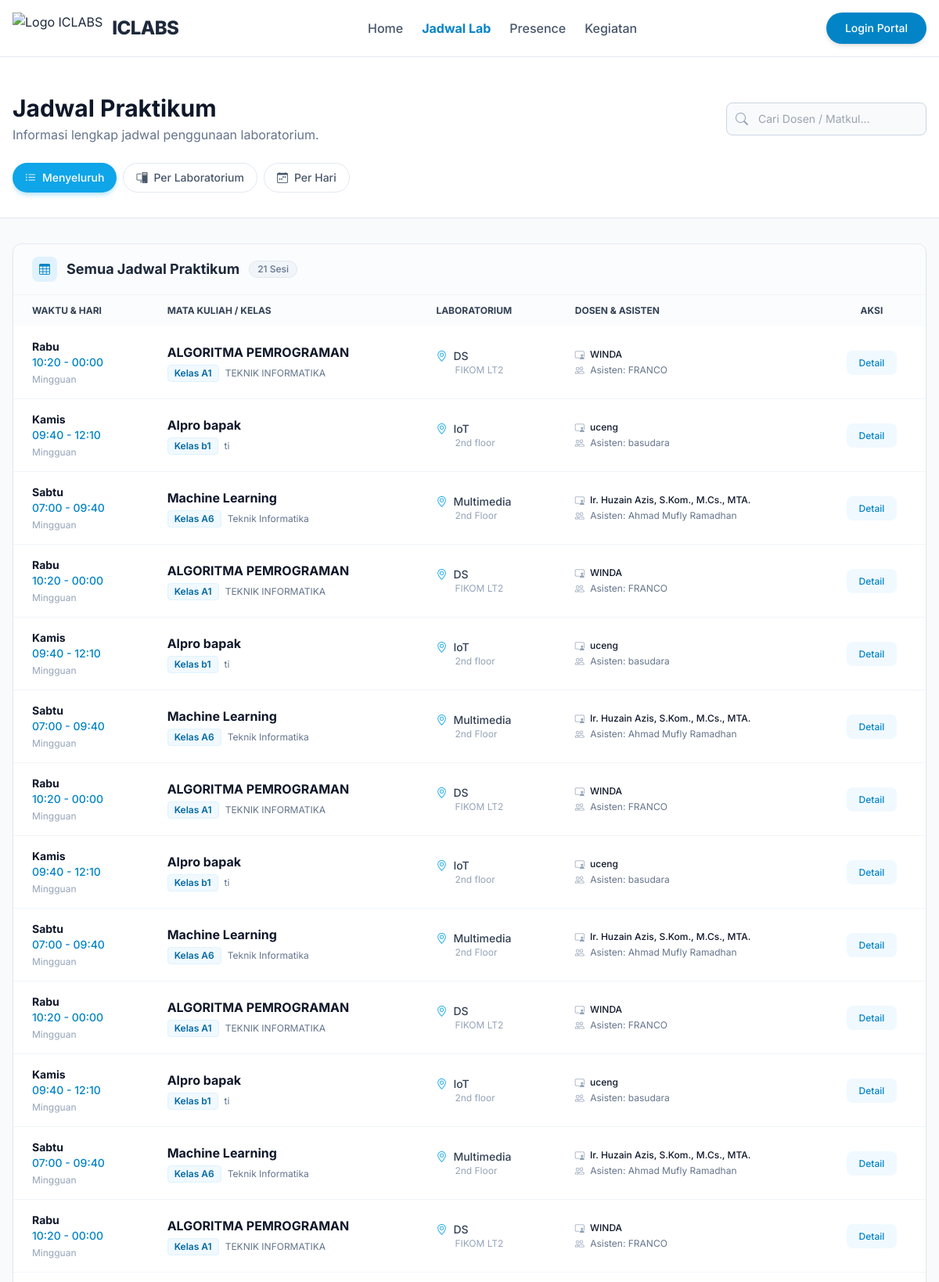
The page /public/schedule (upper part) on the database its author committed.
### tables this page shows
CREATE TABLE `schedule_sessions` (
  `id` int(11) NOT NULL AUTO_INCREMENT,
  `course_plan_id` int(11) NOT NULL,
  `meeting_number` int(11) NOT NULL,
  `session_date` date NOT NULL,
  `start_time` time NOT NULL,
  `end_time` time NOT NULL,
  `topic` varchar(255) DEFAULT NULL,
  `status` enum('scheduled','ongoing','completed','cancelled','rescheduled') DEFAULT 'scheduled',
  `is_replacement` tinyint(1) DEFAULT 0,
  PRIMARY KEY (`id`),
  KEY `course_plan_id` (`course_plan_id`),
  KEY `idx_session_date` (`session_date`),
  KEY `idx_session_time` (`start_time`,`end_time`),
  CONSTRAINT `schedule_sessions_ibfk_1` FOREIGN KEY (`course_plan_id`) REFERENCES `course_plans` (`id`) ON DELETE CASCADE
);

CREATE TABLE `course_plans` (
  `id` int(11) NOT NULL AUTO_INCREMENT,
  `laboratory_id` int(11) NOT NULL,
  `course_name` varchar(100) NOT NULL,
  `program_study` varchar(100) DEFAULT NULL,
  `semester` int(11) DEFAULT NULL,
  `class_code` varchar(20) DEFAULT NULL,
  `lecturer_name` varchar(100) NOT NULL,
  `lecturer_photo` varchar(255) DEFAULT NULL,
  `assistant_1_name` varchar(100) DEFAULT NULL,
  `assistant_1_photo` varchar(255) DEFAULT NULL,
  `assistant_2_name` varchar(100) DEFAULT NULL,
  `assistant_2_photo` varchar(255) DEFAULT NULL,
  `day` enum('Monday','Tuesday','Wednesday','Thursday','Friday','Saturday','Sunday') NOT NULL,
  `start_time` time NOT NULL,
  `end_time` time NOT NULL,
  `total_meetings` int(11) DEFAULT 14,
  `description` text DEFAULT NULL,
  `created_at` timestamp NOT NULL DEFAULT current_timestamp(),
  PRIMARY KEY (`id`),
  KEY `laboratory_id` (`laboratory_id`),
  CONSTRAINT `course_plans_ibfk_1` FOREIGN KEY (`laboratory_id`) REFERENCES `laboratories` (`id`) ON DELETE CASCADE
);

CREATE TABLE `laboratories` (
  `id` int(11) NOT NULL AUTO_INCREMENT,
  `lab_name` varchar(100) NOT NULL,
  `image` varchar(255) DEFAULT NULL,
  `description` text DEFAULT NULL,
  `pc_count` int(11) DEFAULT 0,
  `tv_count` int(11) DEFAULT 0,
  `capacity` int(11) DEFAULT 0,
  `status` enum('active','maintenance','inactive') DEFAULT 'active',
  `location` varchar(100) DEFAULT NULL,
  `building` varchar(50) DEFAULT NULL,
  `floor` varchar(10) DEFAULT NULL,
  `room_number` varchar(20) DEFAULT NULL,
  PRIMARY KEY (`id`)
);

### app/controllers/LandingController.php (called while the page is built, shortened)
<?php
class LandingController extends Controller
{
    public function schedule()
    {
        $this->view('landing/schedule', ['schedules' => $this->model('LabScheduleModel')->getAllWithLaboratory()]);
    }
}

### app/core/Router.php (called while the page is built, shortened)
<?php
class Router {
    private $routes = [];
    private $params = [];
    private function addRoute($method, $uri, $controller) {
        $this->routes[] = [
            'method' => $method,
            'uri' => $uri,
            'controller' => $controller
        ];
    }
    public function dispatch() {
        $requestUri = $this->getRequestUri();
        foreach ($this->routes as $route) {
            if ($this->matchRoute($route['uri'], $requestUri)) {
                return $this->callController($route['controller']);
            }
        }
    }
    private function getRequestUri() {
        $uri = $_GET['url'] ?? '/';
        $uri = '/' . trim($uri, '/');
        return $uri;
    }
    private function matchRoute($pattern, $uri) {
        $pattern = preg_replace('/\/:([^\/]+)/', '/(?P<$1>[^/]+)', $pattern);
        $pattern = '#^' . $pattern . '$#';
        if (preg_match($pattern, $uri, $matches)) {
            $this->params = array_filter($matches, 'is_string', ARRAY_FILTER_USE_KEY);
            return true;
        }
        return false;
    }
    private function callController($controllerString) {
        list($controllerName, $method) = explode('@', $controllerString);
        $controller = new $controllerName();
        call_user_func_array([$controller, $method], $this->params);
    }
}

### public/index.php (called while the page is built, shortened)
<?php
require_once APP_PATH . '/core/Router.php';
require_once APP_PATH . '/core/Model.php';
require_once APP_PATH . '/config/database.php';
require_once APP_PATH . '/helpers/functions.php';
$router = new Router();
$router->dispatch();

### app/helpers/functions.php (called while the page is built, shortened)
<?php
function e($string) {
    return htmlspecialchars($string, ENT_QUOTES, 'UTF-8');
}
function formatTime($time) {
    return date('H:i', strtotime($time));
}
function getDayName($day) {
    $days = [
        'Monday' => 'Senin',
        'Tuesday' => 'Selasa',
        'Wednesday' => 'Rabu',
        'Thursday' => 'Kamis',
        'Friday' => 'Jumat',
        'Saturday' => 'Sabtu',
        'Sunday' => 'Minggu',
    ];
    return $days[$day] ?? $day;
}
function url($path = '') {
    return BASE_URL . '/' . ltrim($path, '/');
}

### app/core/Model.php (called while the page is built, shortened)
<?php
class Model {
    protected $db;
    public function __construct() {
        $this->db = getDBConnection();
    }
    public function query($sql, $params = []) {
        $stmt = $this->db->prepare($sql);
        $stmt->execute($params);
        return $stmt->fetchAll();
    }
}

### app/config/database.php (called while the page is built, shortened)
<?php
function getDBConnection()
{
    static $pdo = null;
    if ($pdo === null) {
        try {
            $dsn = "mysql:host=" . DB_HOST . ";port=" . DB_PORT . ";dbname=" . DB_NAME . ";charset=" . DB_CHARSET;
            $options = [
                PDO::ATTR_ERRMODE            => PDO::ERRMODE_EXCEPTION,
                PDO::ATTR_DEFAULT_FETCH_MODE => PDO::FETCH_ASSOC,
                PDO::ATTR_EMULATE_PREPARES   => false,
            ];
            $pdo = new PDO($dsn, DB_USER, DB_PASS, $options);
        } catch (PDOException $e) {
            die("Database connection failed: " . $e->getMessage());
        }
    }
    return $pdo;
}

### app/models/LabScheduleModel.php (called while the page is built, shortened)
<?php
class LabScheduleModel extends Model
{
    public function getAllWithLaboratory()
    {
        $sql = "SELECT ss.id, ss.session_date, ss.start_time, ss.end_time,
                       cp.id as plan_id, cp.course_name, cp.class_code, cp.semester, cp.program_study,
                       cp.lecturer_name, cp.lecturer_photo,
                       cp.assistant_1_name, cp.assistant_1_photo,
                       cp.assistant_2_name, cp.assistant_2_photo,
                       l.lab_name, l.location
                FROM schedule_sessions ss
                JOIN course_plans cp ON ss.course_plan_id = cp.id
                JOIN laboratories l ON cp.laboratory_id = l.id
                WHERE ss.status != 'cancelled'
                ORDER BY ss.session_date ASC, ss.start_time ASC";
        return $this->query($sql);
    }
}

### app/views/landing/schedule.php (the view, shortened to what this page needs)
<?php
$view = $_GET['view'] ?? 'all';
$groupedSchedules = [];
if ($view == 'lab') {
    foreach ($schedules as $s) {
        $groupedSchedules[$s['lab_name']][] = $s;
    }
    ksort($groupedSchedules);
} else {
    $groupedSchedules['Semua Jadwal Praktikum'] = $schedules;
}
?>
<?php include APP_PATH . '/views/layouts/header.php'; ?>
<?php include APP_PATH . '/views/layouts/navbar.php'; ?>
<div class="bg-slate-50 min-h-screen pb-12">
    <div class="bg-white border-b border-slate-200 pt-10 pb-6 mb-8">
        <div class="max-w-screen-xl mx-auto px-4">
            <div class="flex flex-col md:flex-row md:items-center justify-between gap-4">
                <div>
                    <h1 class="text-3xl font-bold text-slate-900">Jadwal Praktikum</h1>
                    <p class="text-slate-500 mt-1">Informasi lengkap jadwal penggunaan laboratorium.</p>
                </div>
                <div class="relative w-full md:w-64">
                    <div class="absolute inset-y-0 left-0 flex items-center pl-3 pointer-events-none">
                    </div>
                    <input type="text" id="tableSearch"
                        class="bg-slate-50 border border-slate-300 text-slate-900 text-sm rounded-lg focus:ring-sky-500 focus:border-sky-500 block w-full pl-10 p-2.5"
                        placeholder="Cari Dosen / Matkul...">
                </div>
            </div>
            <div class="flex flex-wrap gap-2 mt-6 overflow-x-auto pb-2 scrollbar-hide">
                <a href="?view=all"
                    class="inline-flex items-center px-4 py-2 rounded-full text-sm font-medium transition-colors whitespace-nowrap <?= $view == 'all' ? 'bg-sky-500 text-white shadow-md shadow-sky-200' : 'bg-white text-slate-600 border border-slate-200 hover:bg-slate-50' ?>">
                    <i class="bi bi-list-ul mr-2"></i> Menyeluruh
                </a>
                <a href="?view=lab"
                    class="inline-flex items-center px-4 py-2 rounded-full text-sm font-medium transition-colors whitespace-nowrap <?= $view == 'lab' ? 'bg-sky-500 text-white shadow-md shadow-sky-200' : 'bg-white text-slate-600 border border-slate-200 hover:bg-slate-50' ?>">
                    <i class="bi bi-pc-display mr-2"></i> Per Laboratorium
                </a>
                <a href="?view=day"
                    class="inline-flex items-center px-4 py-2 rounded-full text-sm font-medium transition-colors whitespace-nowrap <?= $view == 'day' ? 'bg-sky-500 text-white shadow-md shadow-sky-200' : 'bg-white text-slate-600 border border-slate-200 hover:bg-slate-50' ?>">
                    <i class="bi bi-calendar-week mr-2"></i> Per Hari
                </a>
            </div>
        </div>
    </div>
    <div class="max-w-screen-xl mx-auto px-4 space-y-8">
        <?php if (empty($schedules)): ?>
        <div class="text-center py-20 bg-white rounded-2xl border border-dashed border-slate-300">
            <i class="bi bi-calendar-x text-4xl text-slate-300 mb-4 block"></i>
            <p class="text-slate-500">Belum ada jadwal yang tersedia saat ini.</p>
        </div>
        <?php else: ?>
        <?php foreach ($groupedSchedules as $groupTitle => $items): ?>
        <?php
                $headerIcon = 'bi-table';
                ?>
        <div class="bg-white rounded-xl shadow-sm border border-slate-200 overflow-hidden schedule-group">
            <div class="bg-slate-50/50 px-6 py-4 border-b border-slate-100 flex items-center justify-between">
                <h2 class="text-lg font-bold text-slate-800 flex items-center">
                    <span
                        class="w-8 h-8 rounded-lg bg-sky-100 text-sky-600 flex items-center justify-center mr-3 text-sm">
                        <i class="bi <?= $headerIcon ?>"></i>
                    </span>
                    <?= e($groupTitle) ?>
                    <span
                        class="ml-3 px-2.5 py-0.5 rounded-full bg-slate-100 text-slate-500 text-xs font-medium border border-slate-200">
                        <?= count($items) ?> Sesi
                    </span>
                </h2>
            </div>
            <div class="hidden md:block overflow-x-auto">
                <table class="w-full text-sm text-left text-slate-500">
                    <thead class="text-xs text-slate-700 uppercase bg-slate-50/50">
                        <tr>
                            <th class="px-6 py-3">Waktu & Hari</th>
                            <th class="px-6 py-3">Mata Kuliah / Kelas</th>
                            <?php if ($view != 'lab'): ?><th class="px-6 py-3">Laboratorium</th><?php endif; ?>
                            <th class="px-6 py-3">Dosen & Asisten</th>
                            <th class="px-6 py-3 text-center">Aksi</th>
                        </tr>
                    </thead>
                    <tbody class="divide-y divide-slate-100">
                        <?php foreach ($items as $schedule): ?>
                        <tr class="hover:bg-slate-50 transition-colors search-item">
                            <td class="px-6 py-4 whitespace-nowrap">
                                <?php
                                $dayRaw = $schedule['day'] ?? '';
                                if (empty($dayRaw) && !empty($schedule['session_date'])) {
                                    $dayRaw = date('l', strtotime($schedule['session_date']));
                                }
                                ?>
                                <div class="font-bold text-slate-900"><?= getDayName($dayRaw) ?></div>
                                <div class="text-sky-600 font-medium">
                                    <?= formatTime($schedule['start_time']) ?> -
                                    <?= formatTime($schedule['end_time']) ?>
                                </div>
                                <div class="text-xs text-slate-400 mt-1"><?= e($schedule['frequency'] ?? 'Mingguan') ?>
                                </div>
                            </td>
                            <td class="px-6 py-4">
                                <div class="font-bold text-slate-900 text-base"><?= e($schedule['course_name']) ?></div>
                                <div class="flex items-center gap-2 mt-1">
                                    <span
                                        class="bg-sky-50 text-sky-700 text-xs px-2 py-0.5 rounded border border-sky-100 font-semibold">
                                        Kelas <?= e($schedule['class_code']) ?>
                                    </span>
                                    <span class="text-xs text-slate-500"><?= e($schedule['program_study']) ?></span>
                                </div>
                            </td>
                            <?php if ($view != 'lab'): ?>
                            <td class="px-6 py-4">
                                <div class="flex items-center text-slate-700 font-medium">
                                    <i class="bi bi-geo-alt text-sky-500 mr-2"></i>
                                    <?= e($schedule['lab_name']) ?>
                                </div>
                                <div class="text-xs text-slate-400 ml-6"><?= e($schedule['location'] ?? '-') ?></div>
                            </td>
                            <?php endif; ?>
                            <td class="px-6 py-4">
                                <div class="text-slate-900 font-medium text-xs mb-1">
                                    <i class="bi bi-person-video3 mr-1 text-slate-400"></i>
                                    <?= e($schedule['lecturer_name']) ?>
                                </div>
                                <div class="text-slate-500 text-xs">
                                    <i class="bi bi-people mr-1 text-slate-400"></i> Asisten:
                                    <?= e($schedule['assistant_1_name']) ?>
                                </div>
                            </td>
                            <td class="px-6 py-4 text-center">
                                <a href="<?= url('/schedule/' . $schedule['id']) ?>"
                                    class="text-sky-600 bg-sky-50 hover:bg-sky-100 focus:ring-4 focus:ring-sky-100 font-medium rounded-lg text-xs px-4 py-2 focus:outline-none transition-all">
                                    Detail
                                </a>
                            </td>
                        </tr>
                        <?php endforeach; ?>
                    </tbody>
                </table>
            </div>
        </div>
        <?php endforeach; ?>
        <?php endif; ?>
    </div>
</div>

### public/assets/css/style.css (style rules this page uses)
:root { --primary-color: #2563eb; --secondary-color: #475569; --success-color: #10b981; --danger-color: #ef4444; --warning-color: #f59e0b; --light-bg: #f8fafc; --dark-text: #1e293b; --border-color: #e2e8f0; }
* { margin: 0; padding: 0; box-sizing: border-box; }
body { font-family: 'Segoe UI', Tahoma, Geneva, Verdana, sans-serif; background-color: var(--light-bg); color: var(--dark-text); line-height: 1.6; }
.text-center { text-align: center; }

### app/views/layouts/header.php (style rules this page uses)
body { font-family: 'Inter', sans-serif; }

### rows shown on the page
schedule_sessions: session_date "Rabu", start_time "10:20", end_time "00:00", frequency "Mingguan", course_plan.course_name "ALGORITMA PEMROGRAMAN", course_plan.class_code "A1", course_plan.program_study "TEKNIK INFORMATIKA", laboratories.lab_name "DS", laboratories.location "FIKOM LT2", course_plan.lecturer_name "WINDA", course_plan.assistant_1_name "FRANCO"
schedule_sessions: session_date "Kamis", start_time "09:40", end_time "12:10", frequency "Mingguan", course_plan.course_name "Alpro bapak", course_plan.class_code "b1", course_plan.program_study "ti", laboratories.lab_name "IoT", laboratories.location "2nd floor", course_plan.lecturer_name "uceng", course_plan.assistant_1_name "basudara"
schedule_sessions: session_date "Sabtu", start_time "07:00", end_time "09:40", frequency "Mingguan", course_plan.course_name "Machine Learning", course_plan.class_code "A6", course_plan.program_study "Teknik Informatika", laboratories.lab_name "Multimedia", laboratories.location "2nd Floor", course_plan.lecturer_name "Ir. Huzain Azis, S.Kom., M.Cs., MTA.", course_plan.assistant_1_name "Ahmad Mufly Ramadhan"
schedule_sessions: session_date "Rabu", start_time "10:20", end_time "00:00", frequency "Mingguan", course_plan.course_name "ALGORITMA PEMROGRAMAN", course_plan.class_code "A1", course_plan.program_study "TEKNIK INFORMATIKA", laboratories.lab_name "DS", laboratories.location "FIKOM LT2", course_plan.lecturer_name "WINDA", course_plan.assistant_1_name "FRANCO"
schedule_sessions: session_date "Kamis", start_time "09:40", end_time "12:10", frequency "Mingguan", course_plan.course_name "Alpro bapak", course_plan.class_code "b1", course_plan.program_study "ti", laboratories.lab_name "IoT", laboratories.location "2nd floor", course_plan.lecturer_name "uceng", course_plan.assistant_1_name "basudara"
schedule_sessions: session_date "Sabtu", start_time "07:00", end_time "09:40", frequency "Mingguan", course_plan.course_name "Machine Learning", course_plan.class_code "A6", course_plan.program_study "Teknik Informatika", laboratories.lab_name "Multimedia", laboratories.location "2nd Floor", course_plan.lecturer_name "Ir. Huzain Azis, S.Kom., M.Cs., MTA.", course_plan.assistant_1_name "Ahmad Mufly Ramadhan"
schedule_sessions: session_date "Rabu", start_time "10:20", end_time "00:00", frequency "Mingguan", course_plan.course_name "ALGORITMA PEMROGRAMAN", course_plan.class_code "A1", course_plan.program_study "TEKNIK INFORMATIKA", laboratories.lab_name "DS", laboratories.location "FIKOM LT2", course_plan.lecturer_name "WINDA", course_plan.assistant_1_name "FRANCO"
schedule_sessions: session_date "Kamis", start_time "09:40", end_time "12:10", frequency "Mingguan", course_plan.course_name "Alpro bapak", course_plan.class_code "b1", course_plan.program_study "ti", laboratories.lab_name "IoT", laboratories.location "2nd floor", course_plan.lecturer_name "uceng", course_plan.assistant_1_name "basudara"
schedule_sessions: session_date "Sabtu", start_time "07:00", end_time "09:40", frequency "Mingguan", course_plan.course_name "Machine Learning", course_plan.class_code "A6", course_plan.program_study "Teknik Informatika", laboratories.lab_name "Multimedia", laboratories.location "2nd Floor", course_plan.lecturer_name "Ir. Huzain Azis, S.Kom., M.Cs., MTA.", course_plan.assistant_1_name "Ahmad Mufly Ramadhan"
schedule_sessions: session_date "Rabu", start_time "10:20", end_time "00:00", frequency "Mingguan", course_plan.course_name "ALGORITMA PEMROGRAMAN", course_plan.class_code "A1", course_plan.program_study "TEKNIK INFORMATIKA", laboratories.lab_name "DS", laboratories.location "FIKOM LT2", course_plan.lecturer_name "WINDA", course_plan.assistant_1_name "FRANCO"
schedule_sessions: session_date "Kamis", start_time "09:40", end_time "12:10", frequency "Mingguan", course_plan.course_name "Alpro bapak", course_plan.class_code "b1", course_plan.program_study "ti", laboratories.lab_name "IoT", laboratories.location "2nd floor", course_plan.lecturer_name "uceng", course_plan.assistant_1_name "basudara"
schedule_sessions: session_date "Sabtu", start_time "07:00", end_time "09:40", frequency "Mingguan", course_plan.course_name "Machine Learning", course_plan.class_code "A6", course_plan.program_study "Teknik Informatika", laboratories.lab_name "Multimedia", laboratories.location "2nd Floor", course_plan.lecturer_name "Ir. Huzain Azis, S.Kom., M.Cs., MTA.", course_plan.assistant_1_name "Ahmad Mufly Ramadhan"
schedule_sessions: session_date "Rabu", start_time "10:20", end_time "00:00", frequency "Mingguan", course_plan.course_name "ALGORITMA PEMROGRAMAN", course_plan.class_code "A1", course_plan.program_study "TEKNIK INFORMATIKA", laboratories.lab_name "DS", laboratories.location "FIKOM LT2", course_plan.lecturer_name "WINDA", course_plan.assistant_1_name "FRANCO"

### other values the page prints
$groupTitle "Semua Jadwal Praktikum"
count($items) "21"
